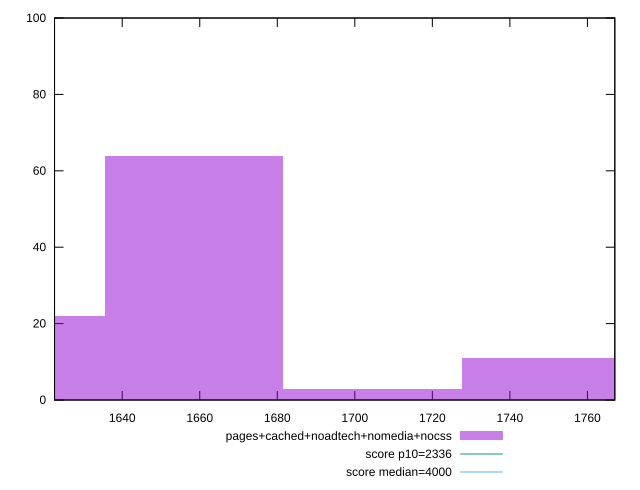

Write gnuplot code to recreate this figure.
reset

$pagesCachedNoadtechNomediaNocss <<EOF
1750.6023710936108 11
1658.4654041939473 64
1612.3969207441153 22
1704.533887643779 3
EOF

set key outside below
set boxwidth 46.06848344983187
set xrange [1622.5395000000003:1767.0710000000004]
set yrange [0:100]
set trange [0:100]
set style fill transparent solid 0.5 noborder

set parametric
set terminal svg size 640, 490 enhanced background rgb 'white'
set output "report_00009_2021-02-08T22-37-41.559Z/first-meaningful-paint/comparison/histogram/4_vs_5.svg"

plot $pagesCachedNoadtechNomediaNocss title "pages+cached+noadtech+nomedia+nocss" with boxes, \
     2336,t title "score p10=2336", \
     4000,t title "score median=4000"

reset
